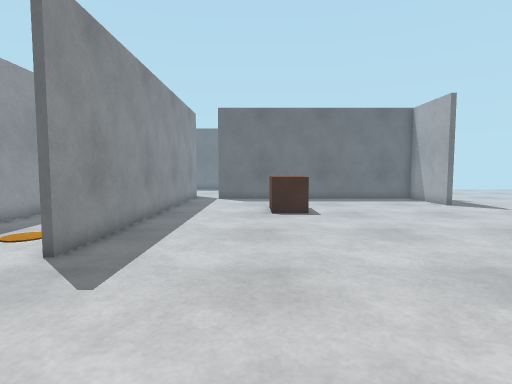
View 1 (above)

16 first-person views from a walk through a world built for the Gazebo simulator. The camera is 0.94 m above the floor, tilts 4° down and sees 80° across. The floor is counted in squares, 0.5 m on a side. Each view is taken from the middle of a square. On the plan, view 1 faces up. The plan holds only what a view shows up to about 16 squares ahead; the rest is blank. The place goes on beyond the plan.

View 2
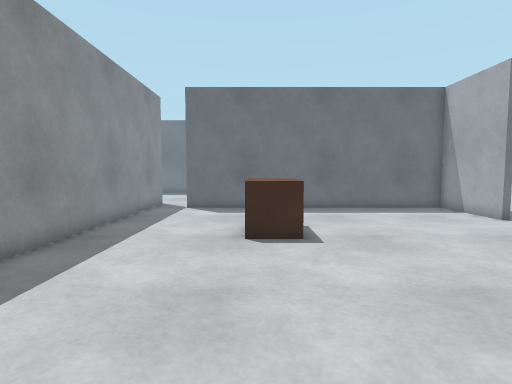

View 3
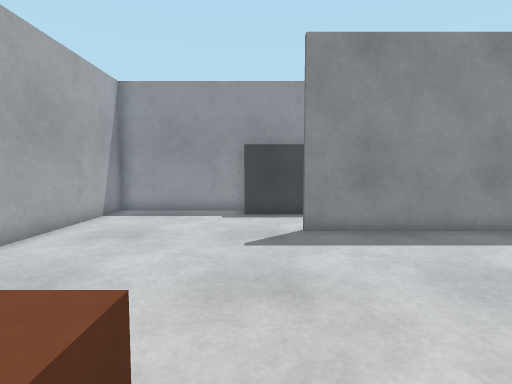

View 4
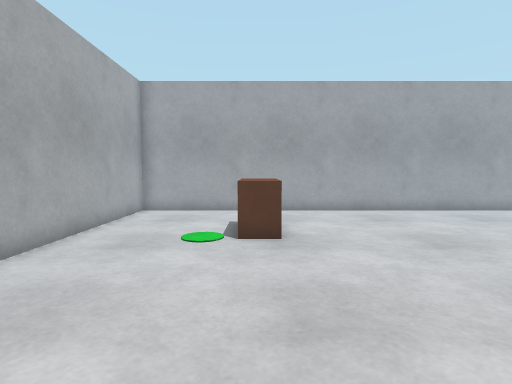

View 5
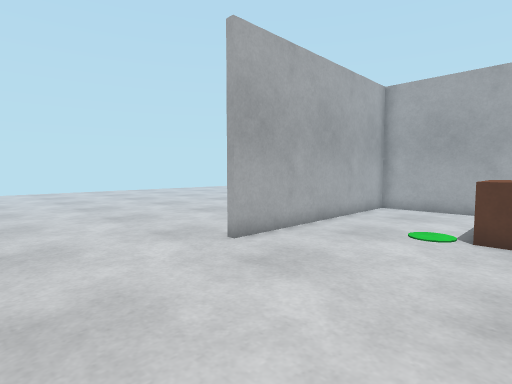

View 6
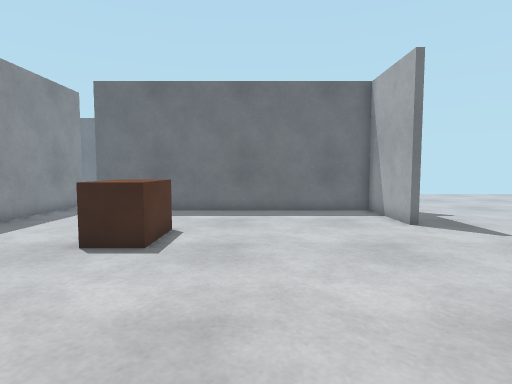

View 7
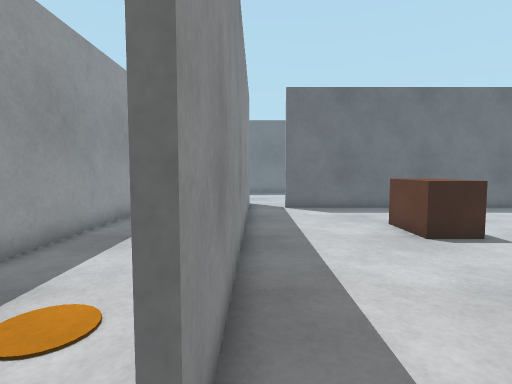

View 8
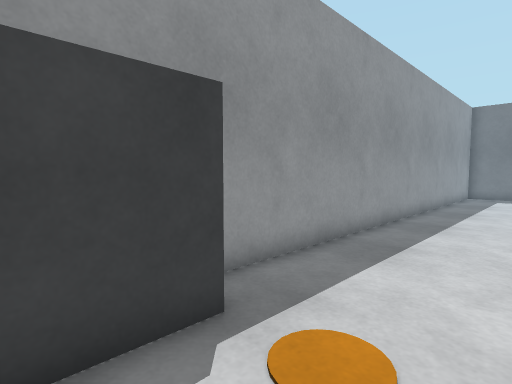

View 9
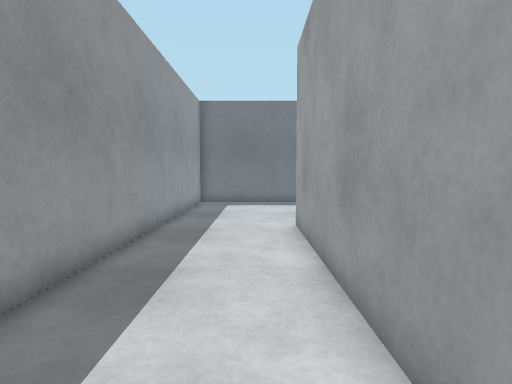

View 10
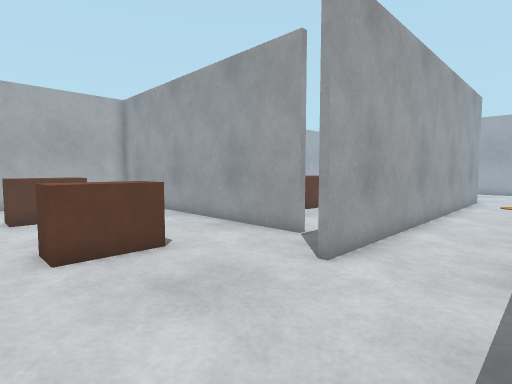

View 11
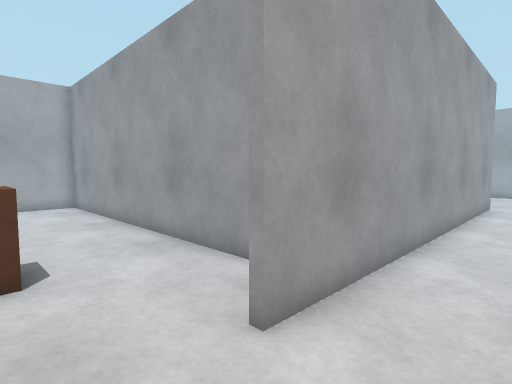

View 12
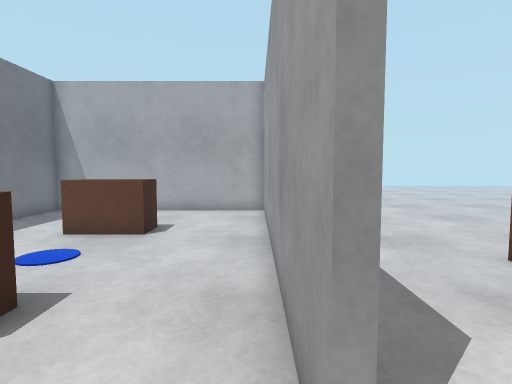

View 13
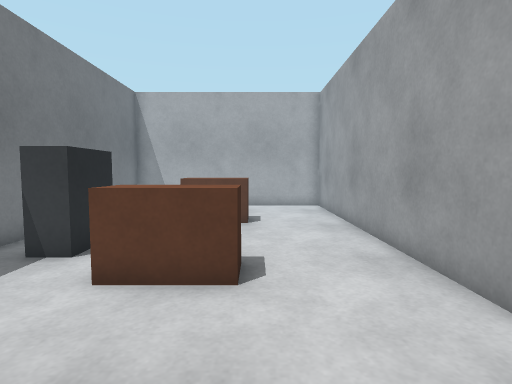

View 14
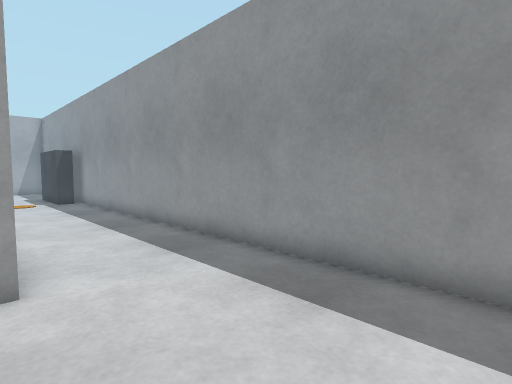

View 15
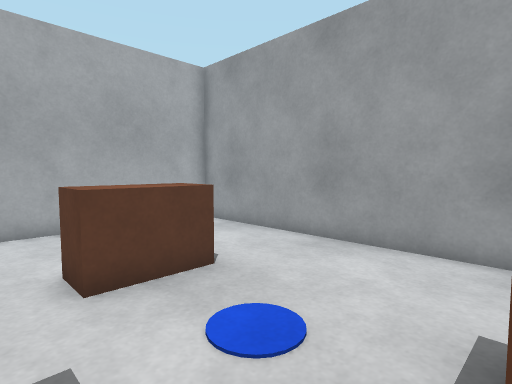

View 16
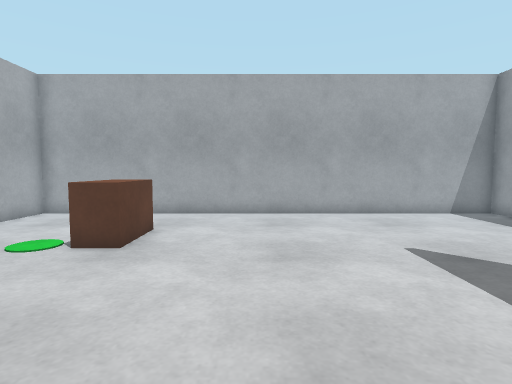

### Floor plan
Points are (right, up) in squares from view 1. A wall is a line through its corners. A room is listed if a view was taken in it or the views show most of it. See-through windows are left out.
Room 1 (views 1, 2, 3, 4, 5, 6, 7, 8, 16)
walls: (-8.1, 6.4) (-8.1, 4.5); (-9.3, 6.6) (-9.3, -1.4) (10.3, -1.4) (10.3, 8.5) (10.8, 8.5); (10.8, 16.5) (10.3, 16.5) (10.3, 20); (-4.4, 19.6) (-4.4, 6.4); (10.4, 20.4) (-2.5, 20.4)
ways out: opening at (-6.5, 7.5) to room 2; opening at (-3.5, 20) to room 2
objects: brown box (1, 14) to (2, 15); brown box (5, 3) to (5, 4)
Room 2 (views 9, 10, 11, 12, 13, 14, 15)
walls: (-2.6, 20.6) (10.4, 20.6); (-4.4, 22.1) (-4.4, 19.6); (-9.3, 28) (-9.3, 6.6); (10.3, 20) (10.3, 28.5); (-8.1, 8.6) (-8.1, 6.4); (-4.6, 6.5) (-4.6, 22.5)
ways out: opening at (-6.5, 7.5) to room 1; opening at (-3.5, 20) to room 1
objects: brown box (-1, 25) to (0, 26); cabinet (1, 28) to (2, 28); brown box (5, 25) to (6, 26)

Where each view was taken, in squares from view 1:
view 1: 0 up, 0 right, facing up
view 2: 5 up, 1 right, facing up
view 3: 5 up, 5 right, facing left
view 4: 13 up, 5 right, facing down
view 5: 14 up, 4 right, facing down-right
view 6: 6 up, 5 right, facing up
view 7: 5 up, 4 left, facing up
view 8: 6 up, 5 left, facing up-left
view 9: 12 up, 6 left, facing up
view 10: 28 up, 8 left, facing down-right
view 11: 25 up, 7 left, facing down-right
view 12: 21 up, 4 left, facing right
view 13: 24 up, 6 left, facing right
view 14: 28 up, 4 left, facing down-left
view 15: 28 up, 0 right, facing down-right
view 16: 12 up, 1 right, facing down
